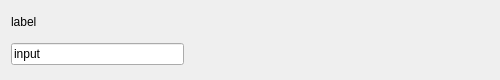
<?xml version="1.0" encoding="UTF-8"?>
<ui version="4.0">
 <class>double_input</class>
 <widget class="QWidget" name="double_input">
  <property name="geometry">
   <rect>
    <x>0</x>
    <y>0</y>
    <width>500</width>
    <height>80</height>
   </rect>
  </property>
  <property name="sizePolicy">
   <sizepolicy hsizetype="Preferred" vsizetype="Preferred">
    <horstretch>0</horstretch>
    <verstretch>0</verstretch>
   </sizepolicy>
  </property>
  <property name="minimumSize">
   <size>
    <width>500</width>
    <height>80</height>
   </size>
  </property>
  <property name="windowTitle">
   <string>Copter GUI</string>
  </property>
  <layout class="QGridLayout" name="gridLayout">
   <item row="1" column="0">
    <layout class="QGridLayout" name="input_layout">
     <item row="0" column="1">
      <widget class="QLabel" name="input_label">
       <property name="text">
        <string>label</string>
       </property>
      </widget>
     </item>
     <item row="1" column="1">
      <widget class="QLineEdit" name="input_box">
       <property name="maximumSize">
        <size>
         <width>400</width>
         <height>16777215</height>
        </size>
       </property>
       <property name="text">
        <string>input</string>
       </property>
      </widget>
     </item>
     <item row="1" column="2">
      <widget class="QWidget" name="widget" native="true">
       <property name="minimumSize">
        <size>
         <width>60</width>
         <height>30</height>
        </size>
       </property>
      </widget>
     </item>
    </layout>
   </item>
   <item row="1" column="1">
    <spacer name="horizontalSpacer">
     <property name="orientation">
      <enum>Qt::Horizontal</enum>
     </property>
     <property name="sizeHint" stdset="0">
      <size>
       <width>40</width>
       <height>20</height>
      </size>
     </property>
    </spacer>
   </item>
  </layout>
 </widget>
 <layoutdefault spacing="6" margin="11"/>
 <resources/>
 <connections/>
</ui>
